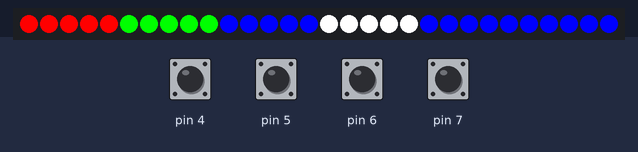
The sketch below on a simulated Arduino Leonardo, built with avr-gcc and run on an emulated ATmega32U4. Parts: 30 RGB LEDs in strip order, left to right. Inputs (shaded band) come from the test bench; at power-on: pin 4–7 HIGH. USB keyboard and mouse output is not drawn.

Above: at 1.2 s.
1.3 s: pin 4 pulled LOW for 0.15 s
At 1.37 s:
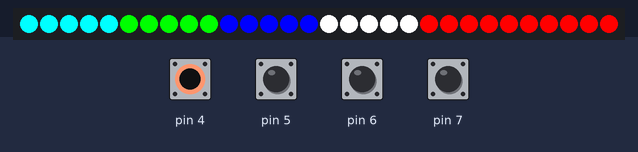
2.9 s: pin 5 pulled LOW for 0.15 s
At 2.97 s:
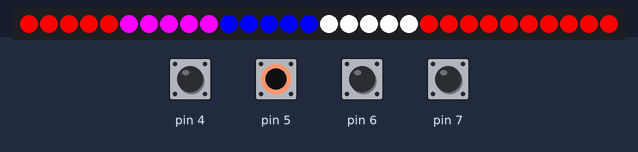
4.5 s: pin 6 pulled LOW for 0.15 s
At 4.57 s:
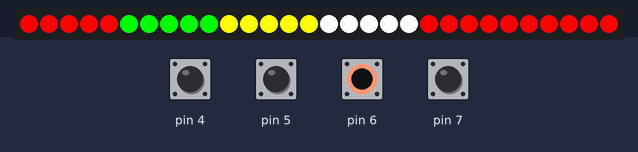
6.1 s: pin 7 pulled LOW for 0.15 s
At 6.17 s:
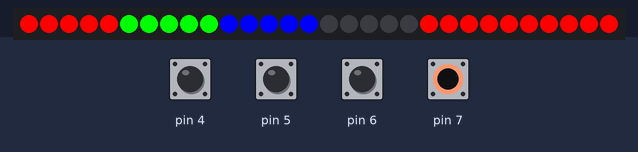
7.7 s: pin 4 driven LOW and pin 5 driven LOW and pin 6 driven LOW and pin 7 driven LOW
At 8.6 s:
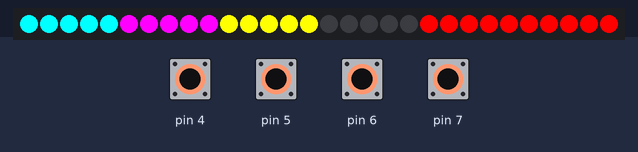
9.2 s: pin 7 driven HIGH
At 10.6 s:
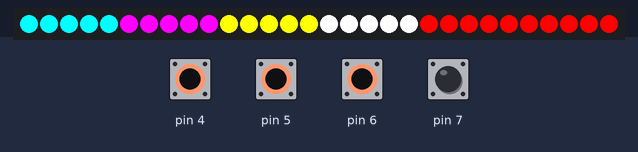
Timing chart, 0 to 11.7 s (numbered marks = the images above; inputs shaded):
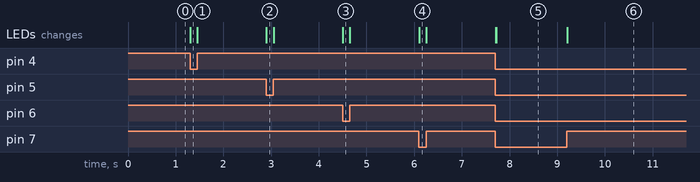

The sketch:

ColourfulDanceCtl-uncommented.ino
```cpp
#include <Joystick.h>
#include <FastLED.h>

#define LED_PIN 8
#define NUM_PANELS 5
#define NUM_LEDS 30

CRGB leds[NUM_LEDS];
Joystick_ Joystick;

int16_t PANEL_LED[5][3] = {
  {0, 5, 0},  // up
  {1, 5, 5},  // down
  {2, 5, 10}, // left
  {3, 5, 15}, // right
  {4, 10, 20} // underglow
};

int COLOR_PROFILE = 1;

CRGB IDLE_COLORS[][5] = {
  {0xCD0066, 0x00FF00, 0x228282, 0x228282, 0x333333},
  {0xFF0000, 0x00FF00, 0x0000FF, 0xFFFFFF, 0x0000FF},
  {0xFF00FF, 0xFF00FF, 0x3333FF, 0x3333FF, 0x000000}
};

CRGB ACTIVE_COLORS[][5] = {
  {0xFF0000, 0xCD0066, 0xCD0066, 0x11B3B3, 0x11B3B3},
  {0x00FFFF, 0xFF00FF, 0xFFFF00, 0x000000, 0xFF0000},
  {0x3333FF, 0x3333FF, 0xFF00FF, 0xFF00FF, 0x333333}
};

void setIdleColors() {
  for( int k=0; k < NUM_PANELS; k++) {
    idlePanelLEDs(k);
  }
}

void idlePanelLEDs(int k) {

  int panel = PANEL_LED[k][0];
  int num_panel_leds = PANEL_LED[k][1];
  int start_index = PANEL_LED[k][2];
  int led_index = 0;
  int underglow = PANEL_LED[4][0];
  int num_underglow_leds = PANEL_LED[4][1];
  int start_underglow_index = PANEL_LED[4][2];
  int underglow_index = 0;
  for( int  j=0; j < num_panel_leds; j++) {
    led_index = j + start_index;
    leds[led_index] = IDLE_COLORS[COLOR_PROFILE][panel];
  }
  for( int h=0; h < num_underglow_leds; h++) {
    underglow_index = h + start_underglow_index;
    leds[underglow_index] = IDLE_COLORS[COLOR_PROFILE][underglow]; //
  }
  FastLED.show();
}

void activePanelLEDs(int k) {
  int panel = PANEL_LED[k][0];
  int num_panel_leds = PANEL_LED[k][1];
  int start_index = PANEL_LED[k][2];
  int led_index = 0;
  int underglow = PANEL_LED[4][0];
  int num_underglow_leds = PANEL_LED[4][1];
  int start_underglow_index = PANEL_LED[4][2];
  int underglow_index = 0;
  for( int  j=0; j < num_panel_leds; j++) {
    led_index = j + start_index;
    leds[led_index] = ACTIVE_COLORS[COLOR_PROFILE][panel];
  }
  for( int h=0; h < num_underglow_leds; h++) {
    underglow_index = h + start_underglow_index;
    leds[underglow_index] = ACTIVE_COLORS[COLOR_PROFILE][underglow];
  }
  FastLED.show();
}

void setup() {
  FastLED.addLeds<WS2812B, LED_PIN, GRB>(leds, NUM_LEDS);
  pinMode(4, INPUT_PULLUP);
  pinMode(5, INPUT_PULLUP);
  pinMode(6, INPUT_PULLUP);
  pinMode(7, INPUT_PULLUP);
  Joystick.begin();
  setIdleColors();
}

int lastButtonState[4] = {0,0,0,0};

void loop() {
  for (int index = 0; index < 4; index++)
  {
  int curButtonState = !digitalRead(index + 4);
  if (curButtonState != lastButtonState[index])
    {
      Joystick.setButton(index, curButtonState);
      idlePanelLEDs(index);
      lastButtonState[index] = curButtonState;
    }
  if (curButtonState = lastButtonState[index])
    {
      activePanelLEDs(index);
    }
  }
}
```

Measured:
- after the input at 1.3 s, the LEDs: change at once (image 1)
- after the input at 2.9 s, the LEDs: change at once (image 2)
- after the input at 4.5 s, the LEDs: change at once (image 3)
- after the input at 6.1 s, the LEDs: change at once (image 4)
- after the input at 7.7 s, the LEDs: first change at once (image 5 shows a later state)
- after the input at 9.2 s, the LEDs: first change at once (image 6 shows a later state)
